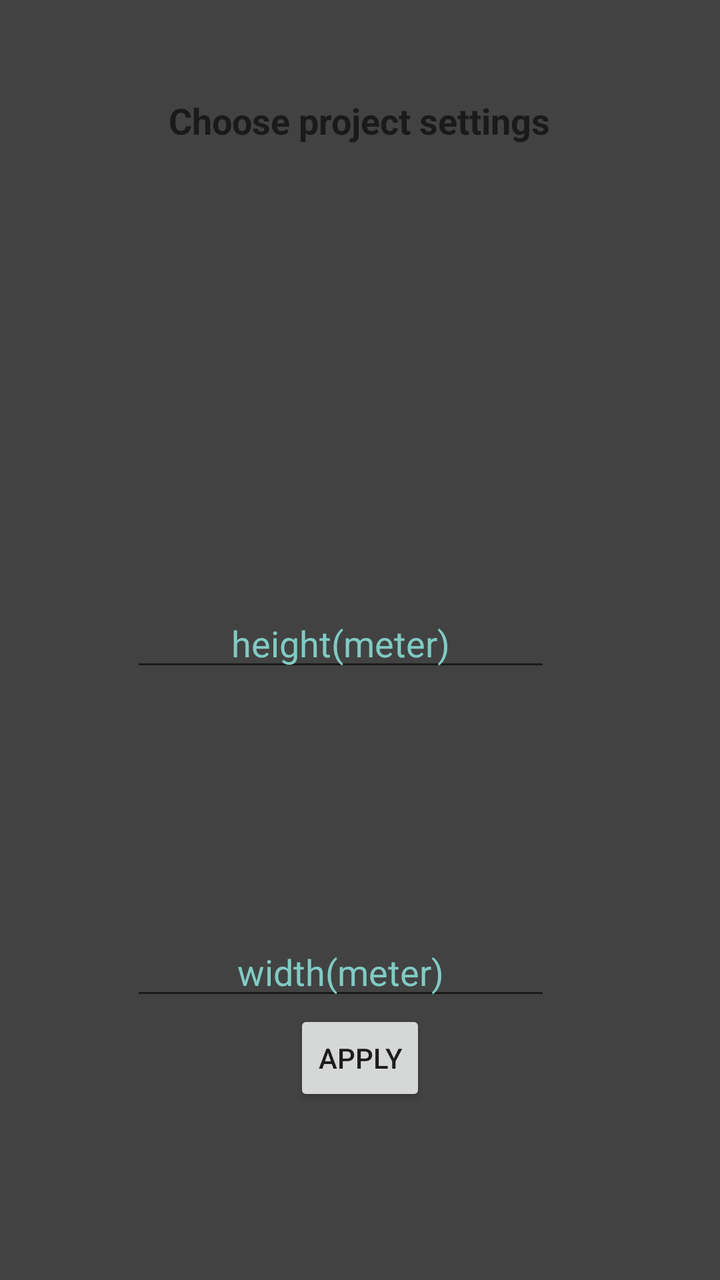
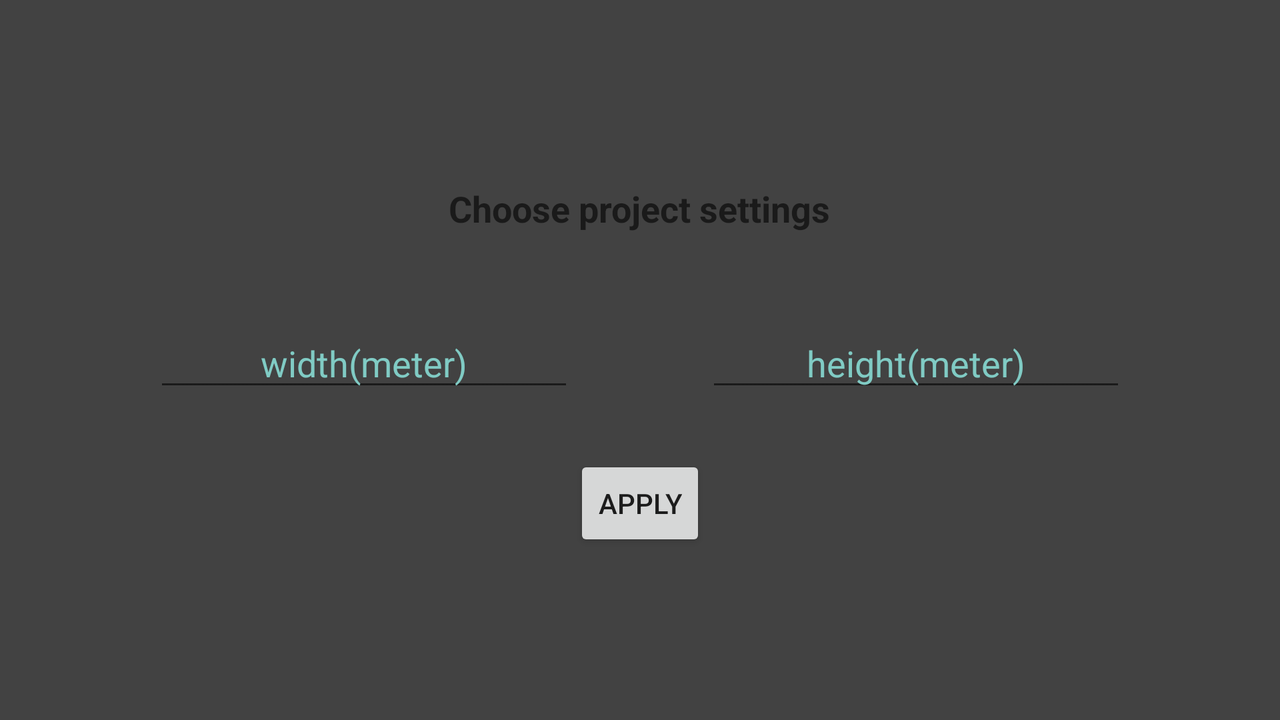

An Android layout and its configuration variant, each rendered on a device that would load it. The default file and the variant file are quoted in full after the pictures.
<!-- AndroidManifest.xml: application theme AppTheme -->
<!-- res/layout/setup.xml -->
<?xml version="1.0" encoding="utf-8"?>
<RelativeLayout xmlns:android="http://schemas.android.com/apk/res/android"
    android:layout_width="match_parent" android:layout_height="match_parent"
    android:background="@color/background_floating_material_dark">

    <TextView
        android:layout_width="wrap_content"
        android:layout_height="wrap_content"
        android:textAppearance="?android:attr/textAppearanceMedium"
        android:text="Choose project settings"
        android:id="@+id/textView2"
        android:textStyle="bold"
        android:layout_marginTop="48dp"
        android:layout_alignParentTop="true"
        android:layout_centerHorizontal="true" />

    <Button
        style="?android:attr/buttonStyleSmall"
        android:layout_width="wrap_content"
        android:layout_height="wrap_content"
        android:text="Apply"
        android:id="@+id/btn_go"
        android:layout_marginBottom="87dp"
        android:layout_alignParentBottom="true"
        android:layout_centerHorizontal="true" />

    <EditText
        android:layout_width="wrap_content"
        android:layout_height="wrap_content"
        android:inputType="number"
        android:ems="10"
        android:imeOptions="actionNext"
        android:id="@+id/setHeight"
        android:autoText="false"
        android:text="height(meter)"
        android:textAlignment="center"
        android:textColor="@color/accent_material_dark"
        android:layout_centerVertical="true"
        android:layout_alignStart="@+id/setWidth" />

    <EditText
        android:layout_width="wrap_content"
        android:layout_height="wrap_content"
        android:inputType="number"
        android:ems="10"
        android:id="@+id/setWidth"
        android:autoText="false"
        android:text="width(meter)"
        android:imeOptions="actionDone"
        android:textAlignment="center"
        android:textColor="@color/accent_material_dark"
        android:layout_above="@+id/btn_go"
        android:layout_alignEnd="@+id/textView2" />

</RelativeLayout>
<!-- resources referenced by this layout -->
<resources>
  <style name="AppTheme" parent="Theme.AppCompat.Light.DarkActionBar">
          
          <item name="colorPrimary">@color/colorPrimary</item>
          <item name="colorPrimaryDark">@color/colorPrimaryDark</item>
          <item name="colorAccent">@color/colorAccent</item>
      </style>
</resources>
<!-- res/layout-land/setup.xml (the repository's variant of the layout above) -->
<!-- drawn on the phone turned sideways -->
<?xml version="1.0" encoding="utf-8"?>
<RelativeLayout xmlns:android="http://schemas.android.com/apk/res/android"
    android:layout_width="match_parent" android:layout_height="match_parent"
    android:background="@color/background_floating_material_dark">

    <TextView
        android:layout_width="wrap_content"
        android:layout_height="wrap_content"
        android:textAppearance="?android:attr/textAppearanceMedium"
        android:text="Choose project settings"
        android:id="@+id/textView2"
        android:textStyle="bold"
        android:layout_above="@+id/setHeight"
        android:layout_centerHorizontal="true"
        android:layout_marginBottom="43dp" />

    <Button
        style="?android:attr/buttonStyleSmall"
        android:layout_width="wrap_content"
        android:layout_height="wrap_content"
        android:text="Apply"
        android:id="@+id/btn_go"
        android:layout_below="@+id/setWidth"
        android:layout_centerHorizontal="true"
        android:layout_marginTop="27dp" />

    <EditText
        android:layout_width="wrap_content"
        android:layout_height="wrap_content"
        android:inputType="number"
        android:ems="10"
        android:id="@+id/setHeight"
        android:autoText="false"
        android:text="height(meter)"
        android:textAlignment="center"
        android:textColor="@color/accent_material_dark"
        android:clickable="true"
        android:layout_alignTop="@+id/setWidth"
        android:layout_toEndOf="@+id/btn_go" />

    <EditText
        android:layout_width="wrap_content"
        android:layout_height="wrap_content"
        android:inputType="number"
        android:ems="10"
        android:id="@+id/setWidth"
        android:autoText="false"
        android:text="width(meter)"
        android:textAlignment="center"
        android:textColor="@color/accent_material_dark"
        android:layout_centerVertical="true"
        android:layout_toStartOf="@+id/btn_go" />

</RelativeLayout>
